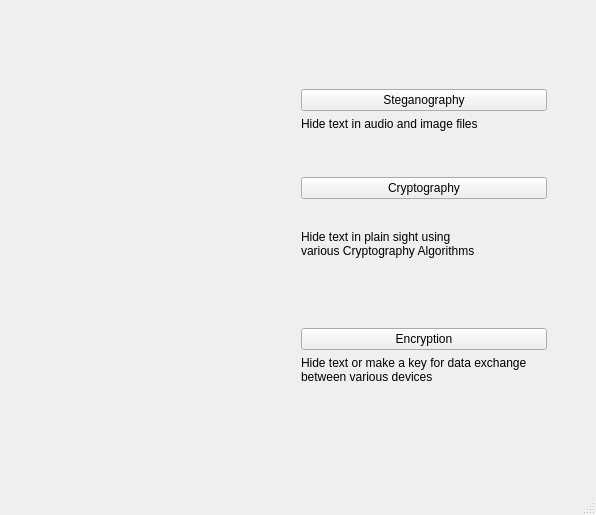
<?xml version="1.0" encoding="UTF-8"?>
<ui version="4.0">
 <class>MainWindow</class>
 <widget class="QMainWindow" name="MainWindow">
  <property name="geometry">
   <rect>
    <x>0</x>
    <y>0</y>
    <width>596</width>
    <height>515</height>
   </rect>
  </property>
  <property name="windowTitle">
   <string>MainWindow</string>
  </property>
  <widget class="QWidget" name="centralwidget">
   <layout class="QHBoxLayout" name="horizontalLayout">
    <item>
     <widget class="QLabel" name="pic_label">
      <property name="text">
       <string/>
      </property>
     </widget>
    </item>
    <item>
     <spacer name="horizontalSpacer_2">
      <property name="orientation">
       <enum>Qt::Horizontal</enum>
      </property>
      <property name="sizeType">
       <enum>QSizePolicy::Fixed</enum>
      </property>
      <property name="sizeHint" stdset="0">
       <size>
        <width>40</width>
        <height>20</height>
       </size>
      </property>
     </spacer>
    </item>
    <item>
     <layout class="QVBoxLayout" name="verticalLayout_4">
      <item>
       <layout class="QVBoxLayout" name="verticalLayout">
        <item>
         <spacer name="verticalSpacer_3">
          <property name="orientation">
           <enum>Qt::Vertical</enum>
          </property>
          <property name="sizeType">
           <enum>QSizePolicy::Fixed</enum>
          </property>
          <property name="sizeHint" stdset="0">
           <size>
            <width>20</width>
            <height>80</height>
           </size>
          </property>
         </spacer>
        </item>
        <item>
         <widget class="QPushButton" name="pushButton">
          <property name="text">
           <string>Steganography</string>
          </property>
         </widget>
        </item>
        <item>
         <widget class="QLabel" name="label_2">
          <property name="text">
           <string>Hide text in audio and image files</string>
          </property>
         </widget>
        </item>
        <item>
         <spacer name="verticalSpacer">
          <property name="orientation">
           <enum>Qt::Vertical</enum>
          </property>
          <property name="sizeType">
           <enum>QSizePolicy::Fixed</enum>
          </property>
          <property name="sizeHint" stdset="0">
           <size>
            <width>20</width>
            <height>40</height>
           </size>
          </property>
         </spacer>
        </item>
       </layout>
      </item>
      <item>
       <layout class="QVBoxLayout" name="verticalLayout_2">
        <item>
         <widget class="QPushButton" name="pushButton_2">
          <property name="text">
           <string>Cryptography</string>
          </property>
         </widget>
        </item>
        <item>
         <widget class="QLabel" name="label_3">
          <property name="text">
           <string>Hide text in plain sight using
various Cryptography Algorithms</string>
          </property>
         </widget>
        </item>
        <item>
         <spacer name="verticalSpacer_2">
          <property name="orientation">
           <enum>Qt::Vertical</enum>
          </property>
          <property name="sizeType">
           <enum>QSizePolicy::Maximum</enum>
          </property>
          <property name="sizeHint" stdset="0">
           <size>
            <width>20</width>
            <height>40</height>
           </size>
          </property>
         </spacer>
        </item>
       </layout>
      </item>
      <item>
       <layout class="QVBoxLayout" name="verticalLayout_3">
        <item>
         <widget class="QPushButton" name="pushButton_3">
          <property name="text">
           <string>Encryption</string>
          </property>
         </widget>
        </item>
        <item>
         <widget class="QLabel" name="label_4">
          <property name="text">
           <string>Hide text or make a key for data exchange
between various devices</string>
          </property>
         </widget>
        </item>
        <item>
         <spacer name="verticalSpacer_4">
          <property name="orientation">
           <enum>Qt::Vertical</enum>
          </property>
          <property name="sizeType">
           <enum>QSizePolicy::Fixed</enum>
          </property>
          <property name="sizeHint" stdset="0">
           <size>
            <width>20</width>
            <height>100</height>
           </size>
          </property>
         </spacer>
        </item>
       </layout>
      </item>
     </layout>
    </item>
    <item>
     <spacer name="horizontalSpacer">
      <property name="orientation">
       <enum>Qt::Horizontal</enum>
      </property>
      <property name="sizeType">
       <enum>QSizePolicy::Fixed</enum>
      </property>
      <property name="sizeHint" stdset="0">
       <size>
        <width>40</width>
        <height>20</height>
       </size>
      </property>
     </spacer>
    </item>
   </layout>
  </widget>
  <widget class="QMenuBar" name="menubar">
   <property name="geometry">
    <rect>
     <x>0</x>
     <y>0</y>
     <width>596</width>
     <height>26</height>
    </rect>
   </property>
  </widget>
  <widget class="QStatusBar" name="statusbar"/>
 </widget>
 <resources/>
 <connections/>
</ui>
